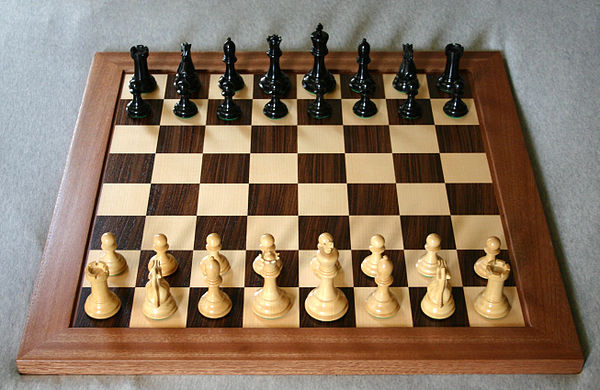
#> input picture ANACONDA_Udemy_CV/DATA/real_chessboard.jpg, 600 x 390 px
$ jupyter execute Section6-lec45-Shi-Tomasi.ipynb
#> lines starting #> are read from the running program, lines starting #| are printed output that depends on the picture; after the words box and inside, x2 and y2 are one past the last pixel; in counts of white or black regions, pixels touching at a corner belong together
[cell 1]
import numpy as np
import cv2 as cv
import matplotlib.pyplot as plt

[cell 2]
img1 = cv.imread("DATA/real_chessboard.jpg")
#> img1 is the input picture: shape (390, 600, 3); mean B, G, R 98.1, 117.7, 137.5
img1 = cv.cvtColor(img1,cv.COLOR_BGR2RGB)
img1gray= cv.cvtColor(img1,cv.COLOR_BGR2GRAY)
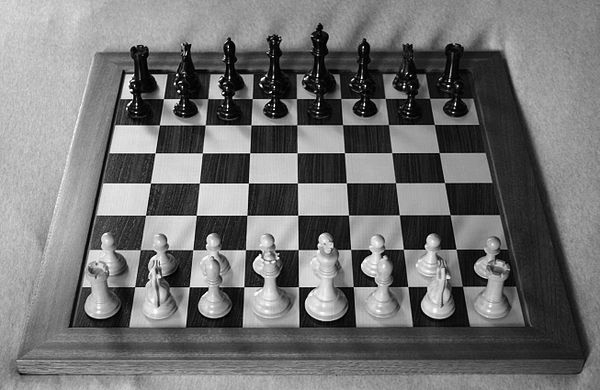
#> img1gray: shape (390, 600); min 0, max 255, mean 114.1


img2 = cv.imread("DATA/flat_chessboard.png")
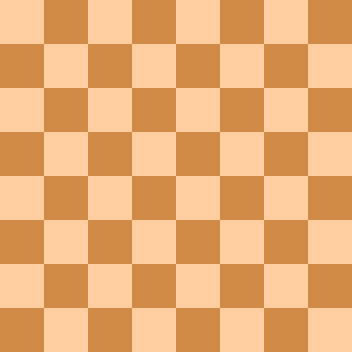
#> input picture ANACONDA_Udemy_CV/DATA/flat_chessboard.png, 352 x 352 px
#> img2 is the input picture: shape (352, 352, 3); mean B, G, R 114.5, 172.5, 232
img2 = cv.cvtColor(img2,cv.COLOR_BGR2RGB)
img2gray = cv.cvtColor(img2,cv.COLOR_BGR2GRAY)
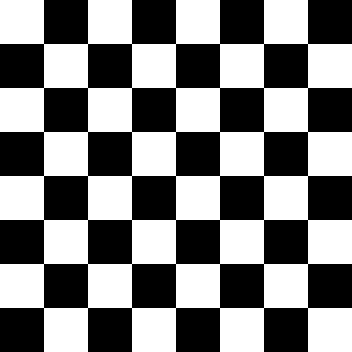
#> img2gray: shape (352, 352); values 127 (black) and 197 (white), 50% white; 1 white region, box (x1, y1, x2, y2) and area: (0, 0, 352, 352) 61952

[cell 3]
img3 = cv.goodFeaturesToTrack(img2gray,100000,0.01,10)
#> img3 = 49 rows, first 8: [308, 308], [264, 308], [220, 308], [176, 308], [132, 308], [88, 308], [44, 308], [308, 264]

# converting into int

img3 = np.int0(img3)

for i in img3:
    x,y = i.ravel()
    cv.circle(img2,(x,y),2,(255,0,0),-1)
#> this loop made 49 passes
#> (x, y) on passes 1 to 12: (308, 308), (264, 308), (220, 308), (176, 308), (132, 308), (88, 308), (44, 308), (308, 264), (264, 264), (220, 264), (176, 264), (132, 264)
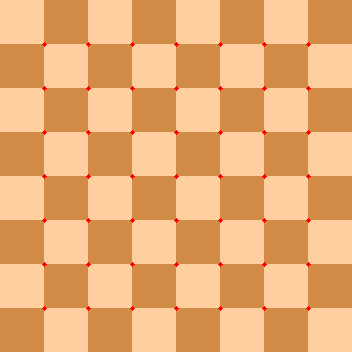
#> img2: shape (352, 352, 3); mean R, G, B 232.1, 171.6, 113.9

plt.imshow(img2)

[cell 4]
# Applying Shi-Tomasi on real chess board image

img4 = cv.goodFeaturesToTrack(img1gray,1,0.01,10)
#> img4 = [[178, 91]]

img4 = np.int32(img4)

img4

len(img4)
x=img4.ravel()
#> x = [178, 91]
x
#> Out = [178, 91]

# [5 lines of commented-out code are left out]
